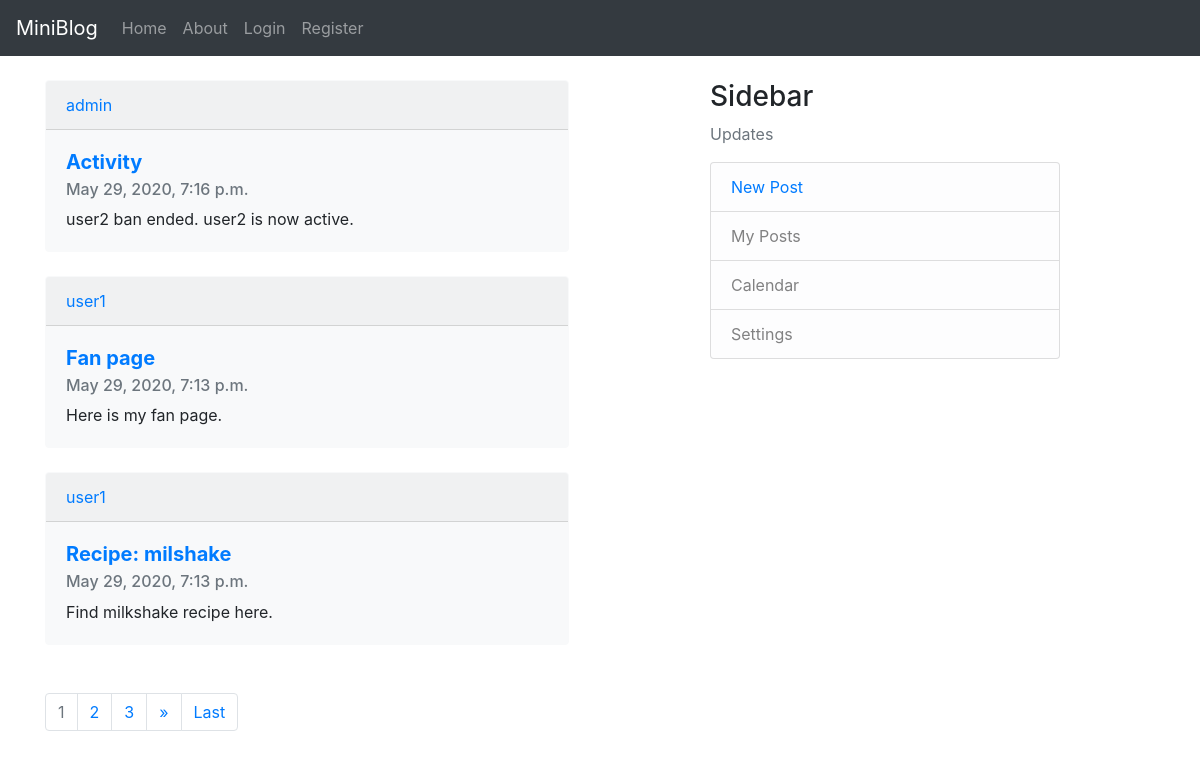
The page / on the database its author committed.
### blog/models.py (models this page shows, shortened)
class Post( models.Model ):
	title = models.CharField( max_length=100)
	content = models.TextField()
	date_posted = models.DateTimeField( default = timezone.now )
	author = models.ForeignKey( User, on_delete = models.CASCADE )

### blog/views.py (the view)
# urls.py: path( '', PostListView.as_view(), name = "blog-home" ),
class PostListView( ListView ):
	model = Post
	template_name = 'blog/home.html'
	context_object_name = 'posts'
	ordering = [ '-date_posted' ]
	paginate_by = 3

### blog/templates/blog/home.html (shortened to what this page needs)
{% extends 'blog/base.html' %}
{% block content %}
	<div class = "row">
	{% for post in posts %}
		<div class = "col-sm-10">
			<div class="card bg-light border-light">
				<div class="card-header text-sm"><a href = "{% url 'user-posts' post.author.username %}"> {{ post.author }} </a></div>
				<div class="card-body">
					<h5 class = "card-title"><strong> <a href = "{% url 'post-detail' post.id %}"> {{ post.title }} </a> </strong></h5>
					<h6 class="card-subtitle mb-2 text-muted"> {{ post.date_posted }} </h6>
					<p class="card-text"> {{ post.content }} </p>
				</div>
			</div>
		</div>
	{% endfor %}
	</div>
	<nav aria-label="Pagination">
	{% if is_paginated %}
		<ul class = "pagination">
		{% for num in page_obj.paginator.page_range %}
			{% if page_obj.number == num %}
				<li class="page-item disabled"><a class="page-link" href="?page={{ num }}"> {{ num }} </a></li>
			{% elif num > page_obj.number|add:'-3' and num < page_obj.number|add:'3' %}
				<li class="page-item"><a class="page-link" href="?page={{ num }}">{{ num }}</a></li>
			{% endif %}
		{% endfor %}
		{% if page_obj.has_next %}
			<li class="page-item"><a class="page-link" href="?page={{ page_obj.next_page_number }}"> &raquo; </a></li>
			<li class="page-item"><a class="page-link" href="?page={{ page_obj.paginator.num_pages }}"> Last </a></li>
		{% endif %}
		</ul>
	{% endif %}
	</nav>
{% endblock content %}

### blog/templates/blog/base.html (shortened to what this page needs)
{% load static %}
<!DOCTYPE html>
<html>
	<head>
		<link rel = "stylesheet" href = "{% static 'blogweb/css/bootstrap.min.css' %}">
	</head>
	<body>
		<header class = "site-header">
			<nav class="navbar navbar-expand-md navbar-dark bg-dark sticky-top">
				<a class = "navbar-brand" href = "{% url 'blog-home' %}">
					MiniBlog
				</a>
				<div class = "collapse navbar-collapse" id = "navbar_links">
					<ul class = "navbar-nav">
						<li class = "nav-items">
							<a class = "nav-link" href = "{% url 'blog-home' %}"> Home </a>
						</li
						<li class = "nav-item">
							<a class = "nav-link" href = "{% url 'blog-about' %}"> About </a>
					</ul>
					<ul class = "nav navbar-nav navbar-right">
						{% if user.is_authenticated %}
							<li class = "nav-items">
								<a class = "nav-link" href = "{% url 'profile' %}"> {{ user.username }} </a>
							</li>
							<li class = "nav-items">
								<a class = "nav-link" href = "{% url 'logout' %}"> Logout </a>
							</li>
						{% else %}
							<li class = "nav-items">
								<a class = "nav-link" href = "{% url 'login' %}"> Login </a>
							</li>
							<li class = "nav-item">
								<a class = "nav-link" href = "{% url 'register' %}"> Register </a>
							</li>
						{% endif %}
					</ul>
				</div>
			</nav>
		</header>
		<main role = "main" class = "container">
			<div class = "row">
				<div class = "col-md-7">
					{% block content %}{% endblock %}
				</div>
				<div class = "col-md-4">
					<div class = "content-selection">
						<h3> Sidebar </h3>
						<p class = 'text-muted'>
							Updates
							<ul class = "list-group">
								<li class = "list-group-item list-group-item-light"><a href = "{% url 'post-new' %}"> New Post </a></li>
								<li class = "list-group-item list-group-item-light"> My Posts </li>
								<li class = "list-group-item list-group-item-light"> Calendar </li>
								<li class = "list-group-item list-group-item-light"> Settings </li>
							</ul>
						</p>
					</div>
				</div>
			</div>
		</main>
	</body>
</html>

### rows shown on the page
Post: author "admin", title "Activity", date_posted "May 29, 2020, 7:16 p.m.", content "user2 ban ended. user2 is now active."
Post: author "user1", title "Fan page", date_posted "May 29, 2020, 7:13 p.m.", content "Here is my fan page."
Post: author "user1", title "Recipe: milshake", date_posted "May 29, 2020, 7:13 p.m.", content "Find milkshake recipe here."

### other values the page prints
{{ num }} "1"
{{ num }} "2" "3"
